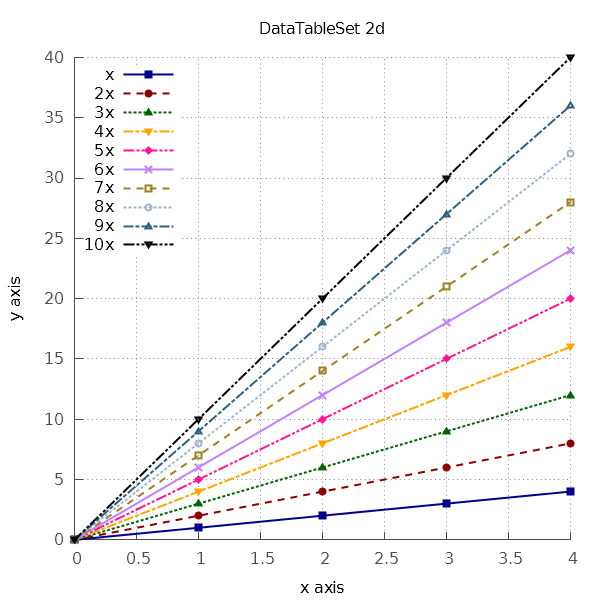

This chart was generated by the following gnuplot code:
ls(i)=value(sprintf("ls%i",i));lt(i)=value(sprintf("lt%i",i));pt(i)=value(sprintf("pt%i",i));lc(i)=value(sprintf("lc%i",i));
lw=2;ps=1;pi=1;axiscolor='gray30';gridcolor='gray30';clw=1;
lc1='dark-blue';lc2='dark-red';lc3='dark-green';lc4='orange';lc5='dark-pink';lc6='purple';lc7='olive';lc8='slategray';lc9='steelblue';lc10='black';
lt1=1;lt2=2;lt3=3;lt4=4;lt5=5;lt6=6;lt7=7;lt8=8;lt9=9;lt10=10;
pt1=5;pt2=7;pt3=9;pt4=11;pt5=13;pt6=15;pt7=17;pt8=19;pt9=21;pt10=23;
ls1=1;ls2=2;ls3=3;ls4=4;ls5=5;ls6=6;ls7=7;ls8=8;ls9=9;ls10=10;ls11=11;ls12=12;ls13=13;ls14=14;ls15=15;ls16=16;ls17=17;ls18=18;ls19=19;ls20=20;
lw1=lw;lw2=lw;lw3=lw;lw4=lw;lw5=lw;lw6=lw;lw7=lw;lw8=lw;lw9=lw;lw10=lw;
ps1=ps;ps2=ps;ps3=ps;ps4=ps;ps5=ps;ps6=ps;ps7=ps;ps8=ps;ps9=ps;ps10=ps;
pi1=pi;pi2=pi;pi3=pi;pi4=pi;pi5=pi;pi6=pi;pi7=pi;pi8=pi;pi9=pi;pi10=pi;
#Line styles:
set style line 1 lc rgb lc1 lt lt1 lw lw1 ps ps1 pt pt1 pi pi1;
set style line 2 lc rgb lc2 lt lt2 lw lw2 ps ps2 pt pt2 pi pi2;
set style line 3 lc rgb lc3 lt lt3 lw lw3 ps ps3 pt pt3 pi pi3;
set style line 4 lc rgb lc4 lt lt4 lw lw4 ps ps4 pt pt4 pi pi4;
set style line 5 lc rgb lc5 lt lt5 lw lw5 ps ps5 pt pt5 pi pi5;
set style line 6 lc rgb lc6 lt lt6 lw lw6 ps ps6 pt pt6 pi pi6;
set style line 7 lc rgb lc7 lt lt7 lw lw7 ps ps7 pt pt7 pi pi7;
set style line 8 lc rgb lc8 lt lt8 lw lw8 ps ps8 pt pt8 pi pi8;
set style line 9 lc rgb lc9 lt lt9 lw lw9 ps ps9 pt pt9 pi pi9;
set style line 10 lc rgb lc10 lt lt10 lw lw10 ps ps10 pt pt10 pi pi10;
set style line 101 lc rgb axiscolor lt 1 lw 1;
set style line 102 lc rgb gridcolor lt 0 lw 1;
#End common style
#Define axis
set border 3 back ls 101;# remove border on top and right and set color to gray
set tics nomirror;
set grid back ls 102;
set termoption dashed;
#Header start
#set macros;#Enable the use of macros
set terminal wxt size 480,288;#corresponding to the default size of pdf terminal 5in,3in.
set terminal wxt title "plot1";
set xlabel "x axis";
set ylabel "y axis";
info1(i)=value(sprintf("info%i",i));
info2(i,j)=value(sprintf("info%i_%i",i,j));
info1="DataTableSet 2d";
info1_1="x";
info1_2="2x";
info1_3="3x";
info1_4="4x";
info1_5="5x";
info1_6="6x";
info1_7="7x";
info1_8="8x";
info1_9="9x";
info1_10="10x";
info2="DataTableSet 3d";
info2_1="x^2+y^2";
info2_2="4+x^2+y^2";
info3="DataTableSet 2d";
info3_1="x";
info3_2="2x";
info3_3="3x";
info3_4="4x";
info3_5="5x";
info3_6="6x";
info3_7="7x";
info3_8="8x";
info3_9="9x";
info3_10="10x";
set key top left
#Header end 
set title "DataTableSet 2d";
plot for [i=1:10] '-' title info2(1,i) w lp ls ls(i);
0 0
1 1
2 2
3 3
4 4
e
0 0
1 2
2 4
3 6
4 8
e
0 0
1 3
2 6
3 9
4 12
e
0 0
1 4
2 8
3 12
4 16
e
0 0
1 5
2 10
3 15
4 20
e
0 0
1 6
2 12
3 18
4 24
e
0 0
1 7
2 14
3 21
4 28
e
0 0
1 8
2 16
3 24
4 32
e
0 0
1 9
2 18
3 27
4 36
e
0 0
1 10
2 20
3 30
4 40
e
ls(i)=value(sprintf("ls%i",i));lt(i)=value(sprintf("lt%i",i));pt(i)=value(sprintf("pt%i",i));lc(i)=value(sprintf("lc%i",i));
lw=2;ps=1;pi=1;axiscolor='gray30';gridcolor='gray30';clw=1;
lc1='dark-blue';lc2='dark-red';lc3='dark-green';lc4='orange';lc5='dark-pink';lc6='purple';lc7='olive';lc8='slategray';lc9='steelblue';lc10='black';
lt1=1;lt2=2;lt3=3;lt4=4;lt5=5;lt6=6;lt7=7;lt8=8;lt9=9;lt10=10;
pt1=5;pt2=7;pt3=9;pt4=11;pt5=13;pt6=15;pt7=17;pt8=19;pt9=21;pt10=23;
ls1=1;ls2=2;ls3=3;ls4=4;ls5=5;ls6=6;ls7=7;ls8=8;ls9=9;ls10=10;ls11=11;ls12=12;ls13=13;ls14=14;ls15=15;ls16=16;ls17=17;ls18=18;ls19=19;ls20=20;
lw1=lw;lw2=lw;lw3=lw;lw4=lw;lw5=lw;lw6=lw;lw7=lw;lw8=lw;lw9=lw;lw10=lw;
ps1=ps;ps2=ps;ps3=ps;ps4=ps;ps5=ps;ps6=ps;ps7=ps;ps8=ps;ps9=ps;ps10=ps;
pi1=pi;pi2=pi;pi3=pi;pi4=pi;pi5=pi;pi6=pi;pi7=pi;pi8=pi;pi9=pi;pi10=pi;
#Line styles:
set style line 1 lc rgb lc1 lt lt1 lw lw1 ps ps1 pt pt1 pi pi1;
set style line 2 lc rgb lc2 lt lt2 lw lw2 ps ps2 pt pt2 pi pi2;
set style line 3 lc rgb lc3 lt lt3 lw lw3 ps ps3 pt pt3 pi pi3;
set style line 4 lc rgb lc4 lt lt4 lw lw4 ps ps4 pt pt4 pi pi4;
set style line 5 lc rgb lc5 lt lt5 lw lw5 ps ps5 pt pt5 pi pi5;
set style line 6 lc rgb lc6 lt lt6 lw lw6 ps ps6 pt pt6 pi pi6;
set style line 7 lc rgb lc7 lt lt7 lw lw7 ps ps7 pt pt7 pi pi7;
set style line 8 lc rgb lc8 lt lt8 lw lw8 ps ps8 pt pt8 pi pi8;
set style line 9 lc rgb lc9 lt lt9 lw lw9 ps ps9 pt pt9 pi pi9;
set style line 10 lc rgb lc10 lt lt10 lw lw10 ps ps10 pt pt10 pi pi10;
set style line 101 lc rgb axiscolor lt 1 lw 1;
set style line 102 lc rgb gridcolor lt 0 lw 1;
#End common style
#Define axis
set border 3 back ls 101;# remove border on top and right and set color to gray
set tics nomirror;
set grid back ls 102;
set termoption dashed;
#Header start
#set macros;#Enable the use of macros
set terminal wxt size 480,288;#corresponding to the default size of pdf terminal 5in,3in.
set terminal wxt title "plot1";
set xlabel "x axis";
set ylabel "y axis";
info1(i)=value(sprintf("info%i",i));
info2(i,j)=value(sprintf("info%i_%i",i,j));
info1="DataTableSet 2d";
info1_1="x";
info1_2="2x";
info1_3="3x";
info1_4="4x";
info1_5="5x";
info1_6="6x";
info1_7="7x";
info1_8="8x";
info1_9="9x";
info1_10="10x";
info2="DataTableSet 3d";
info2_1="x^2+y^2";
info2_2="4+x^2+y^2";
info3="DataTableSet 2d";
info3_1="x";
info3_2="2x";
info3_3="3x";
info3_4="4x";
info3_5="5x";
info3_6="6x";
info3_7="7x";
info3_8="8x";
info3_9="9x";
info3_10="10x";
set key top left
#Header end 
set title "DataTableSet 2d";
plot for [i=1:10] '-' title info2(1,i) w lp ls ls(i);
0 0
1 1
2 2
3 3
4 4
e
0 0
1 2
2 4
3 6
4 8
e
0 0
1 3
2 6
3 9
4 12
e
0 0
1 4
2 8
3 12
4 16
e
0 0
1 5
2 10
3 15
4 20
e
0 0
1 6
2 12
3 18
4 24
e
0 0
1 7
2 14
3 21
4 28
e
0 0
1 8
2 16
3 24
4 32
e
0 0
1 9
2 18
3 27
4 36
e
0 0
1 10
2 20
3 30
4 40
e
